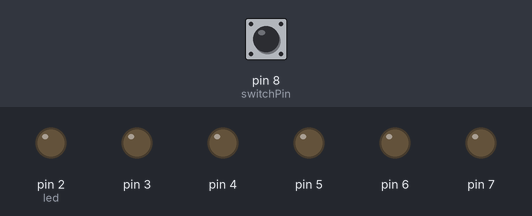
The sketch below on a simulated Arduino Uno, built with avr-gcc and run on an emulated ATmega328P. Parts: output pins drawn as LEDs (lit = HIGH). Inputs (shaded band) come from the test bench; at power-on: pin 8 (switchPin) LOW.

Above: at 0.2 s.
At 0.6 s:
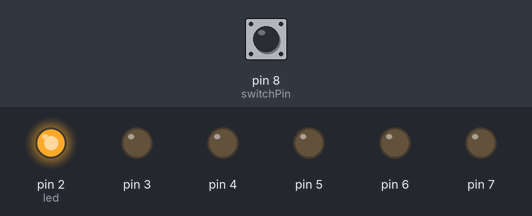
At 1.0 s:
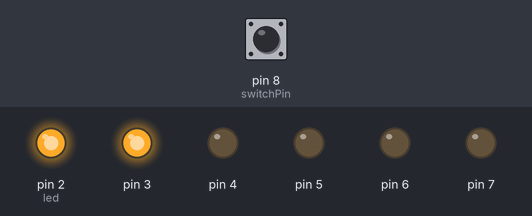
At 1.4 s:
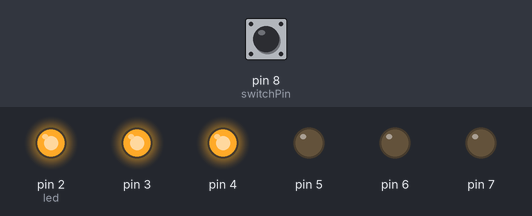
At 1.8 s:
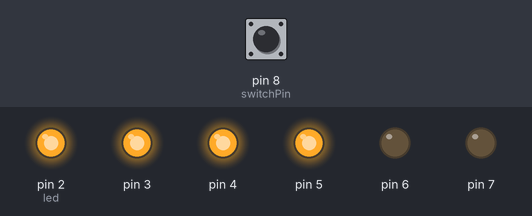
At 2.6 s:
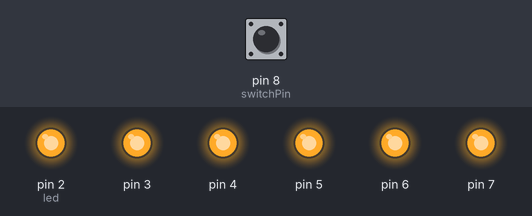
Timing chart, 0 to 3.0 s (numbered marks = the images above):
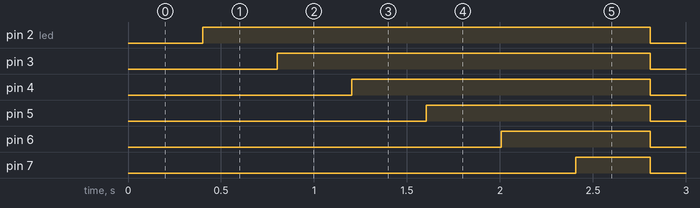

Measured:
- by itself, pin 2 (led), pin 3–6: repeats every 0.80 s: LOW 0.40 s, HIGH 0.40 s
- by itself, pin 7: alternates HIGH for 0.40 s and LOW for 0.40 s

The sketch:

hourglass.ino
```cpp
const int switchPin = 8;

unsigned long previousTime = 0;

int switchState = 0;
int prevSwitchState = 0;

int led = 2;
long interval = 400;

void setup() {
  for( int ledPin = 2; ledPin < 8; ledPin++ ) {
    pinMode( ledPin, OUTPUT );
  }

  pinMode( switchPin, INPUT);
}

void loop() {
  unsigned long currentTime = millis();
  if( currentTime - previousTime > interval ) {
    previousTime = currentTime;
    if( led > 7 ) {
      while(!checkSwitchStateChanged(currentTime)) {
        changeAllLights(LOW);
        delay(400);
        changeAllLights(HIGH);
        delay(400);
      }
    } else {
      digitalWrite(led, HIGH);
      led++;
    }
  }
  checkSwitchStateChanged(currentTime);
}

void changeAllLights( int status ) {
  for( int ledPin = 2; ledPin < 8; ledPin++ ) {
    digitalWrite( ledPin, status );
  }
  led = 2;
}

boolean checkSwitchStateChanged(unsigned long currentTime) {
  boolean switchStateChange = false;
  switchState = digitalRead( switchPin );
  if( switchState != prevSwitchState ) {
    changeAllLights(LOW);
    previousTime = currentTime;
    switchStateChange = true;
  }
  prevSwitchState = switchState;

  return switchStateChange;
}
```
